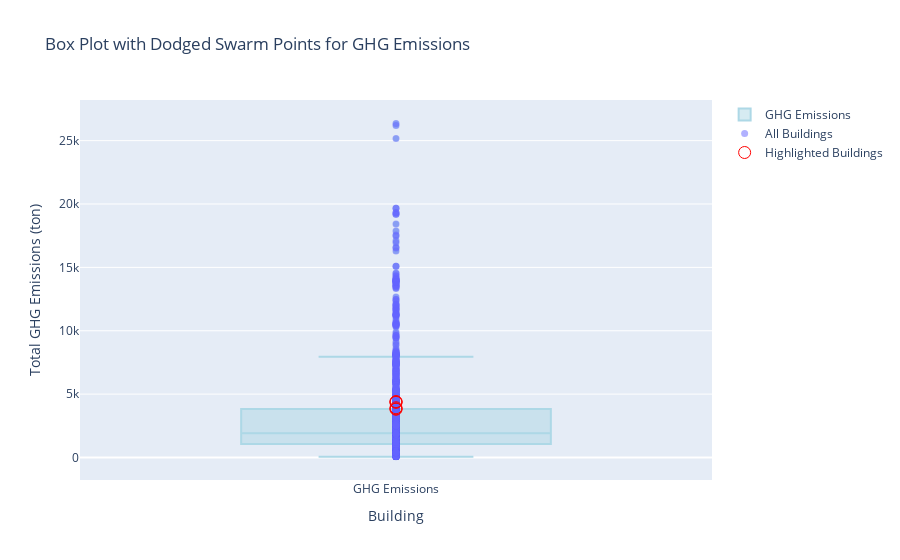

The notebook cell saved with this chart:
### Code cell
import pandas as pd
import plotly.graph_objs as go
import plotly.express as px
import plotly.io as pio

# Load the dataset
file_path = '/Users/wangzhuoyulucas/Library/Mobile Documents/com~apple~CloudDocs/ALLABOUTDSS/DSS5105/5105-Question2/merged_df1.csv'  # Replace with the correct file path
df = pd.read_csv(file_path)

# Create a box plot with swarm points (dodged swarm points)
fig = go.Figure()

# Box plot for GHG emissions by building
fig.add_trace(go.Box(y=df['GHG_Total'], name='GHG Emissions', marker_color='lightblue'))

# Add swarm points to the box plot
fig.add_trace(go.Scatter(
    x=['GHG Emissions'] * len(df),
    y=df['GHG_Total'],
    mode='markers',
    marker=dict(size=7, color='rgba(100, 100, 255, 0.5)', symbol='circle'),
    name='All Buildings'
))

# Highlight specific building(s) with larger marker size and dodged position
highlight_buildings = ['EQUINIX SG3 DATA CENTRE', 'BLK 20 ARC']
highlight_df = df[df['Building Name'].isin(highlight_buildings)]
fig.add_trace(go.Scatter(
    x=['GHG Emissions'] * len(highlight_df),
    y=highlight_df['GHG_Total'],
    mode='markers',
    marker=dict(size=12, color='red', symbol='circle-open'),
    name='Highlighted Buildings'
))

fig.update_layout(title='Box Plot with Dodged Swarm Points for GHG Emissions',
                  xaxis_title='Building',
                  yaxis_title='Total GHG Emissions (ton)')

# Show the plot
pio.show(fig)

### Figure 1 — Plotly figure (JSON) as saved in the notebook; plotly's stock layout.template omitted (floating-point values rounded to 4 significant figures; data arrays with more than 128 entries replaced by an {"elided": "..."} marker saying what was removed)
{"data": [{"marker": {"color": "lightblue"}, "name": "GHG Emissions", "type": "box", "y": {"elided": "1407 float values"}}, {"marker": {"color": "rgba(100, 100, 255, 0.5)", "size": 7, "symbol": "circle"}, "mode": "markers", "name": "All Buildings", "type": "scatter", "x": {"elided": "1407 str values"}, "y": {"elided": "1407 float values"}}, {"marker": {"color": "red", "size": 12, "symbol": "circle-open"}, "mode": "markers", "name": "Highlighted Buildings", "type": "scatter", "x": ["GHG Emissions", "GHG Emissions", "GHG Emissions", "GHG Emissions", "GHG Emissions", "GHG Emissions"], "y": [3925.0, 3836.0, 3807.0, 4395.0, 4346.0, 4404.0]}], "layout": {"title": {"text": "Box Plot with Dodged Swarm Points for GHG Emissions"}, "xaxis": {"title": {"text": "Building"}}, "yaxis": {"title": {"text": "Total GHG Emissions (ton)"}}}}
